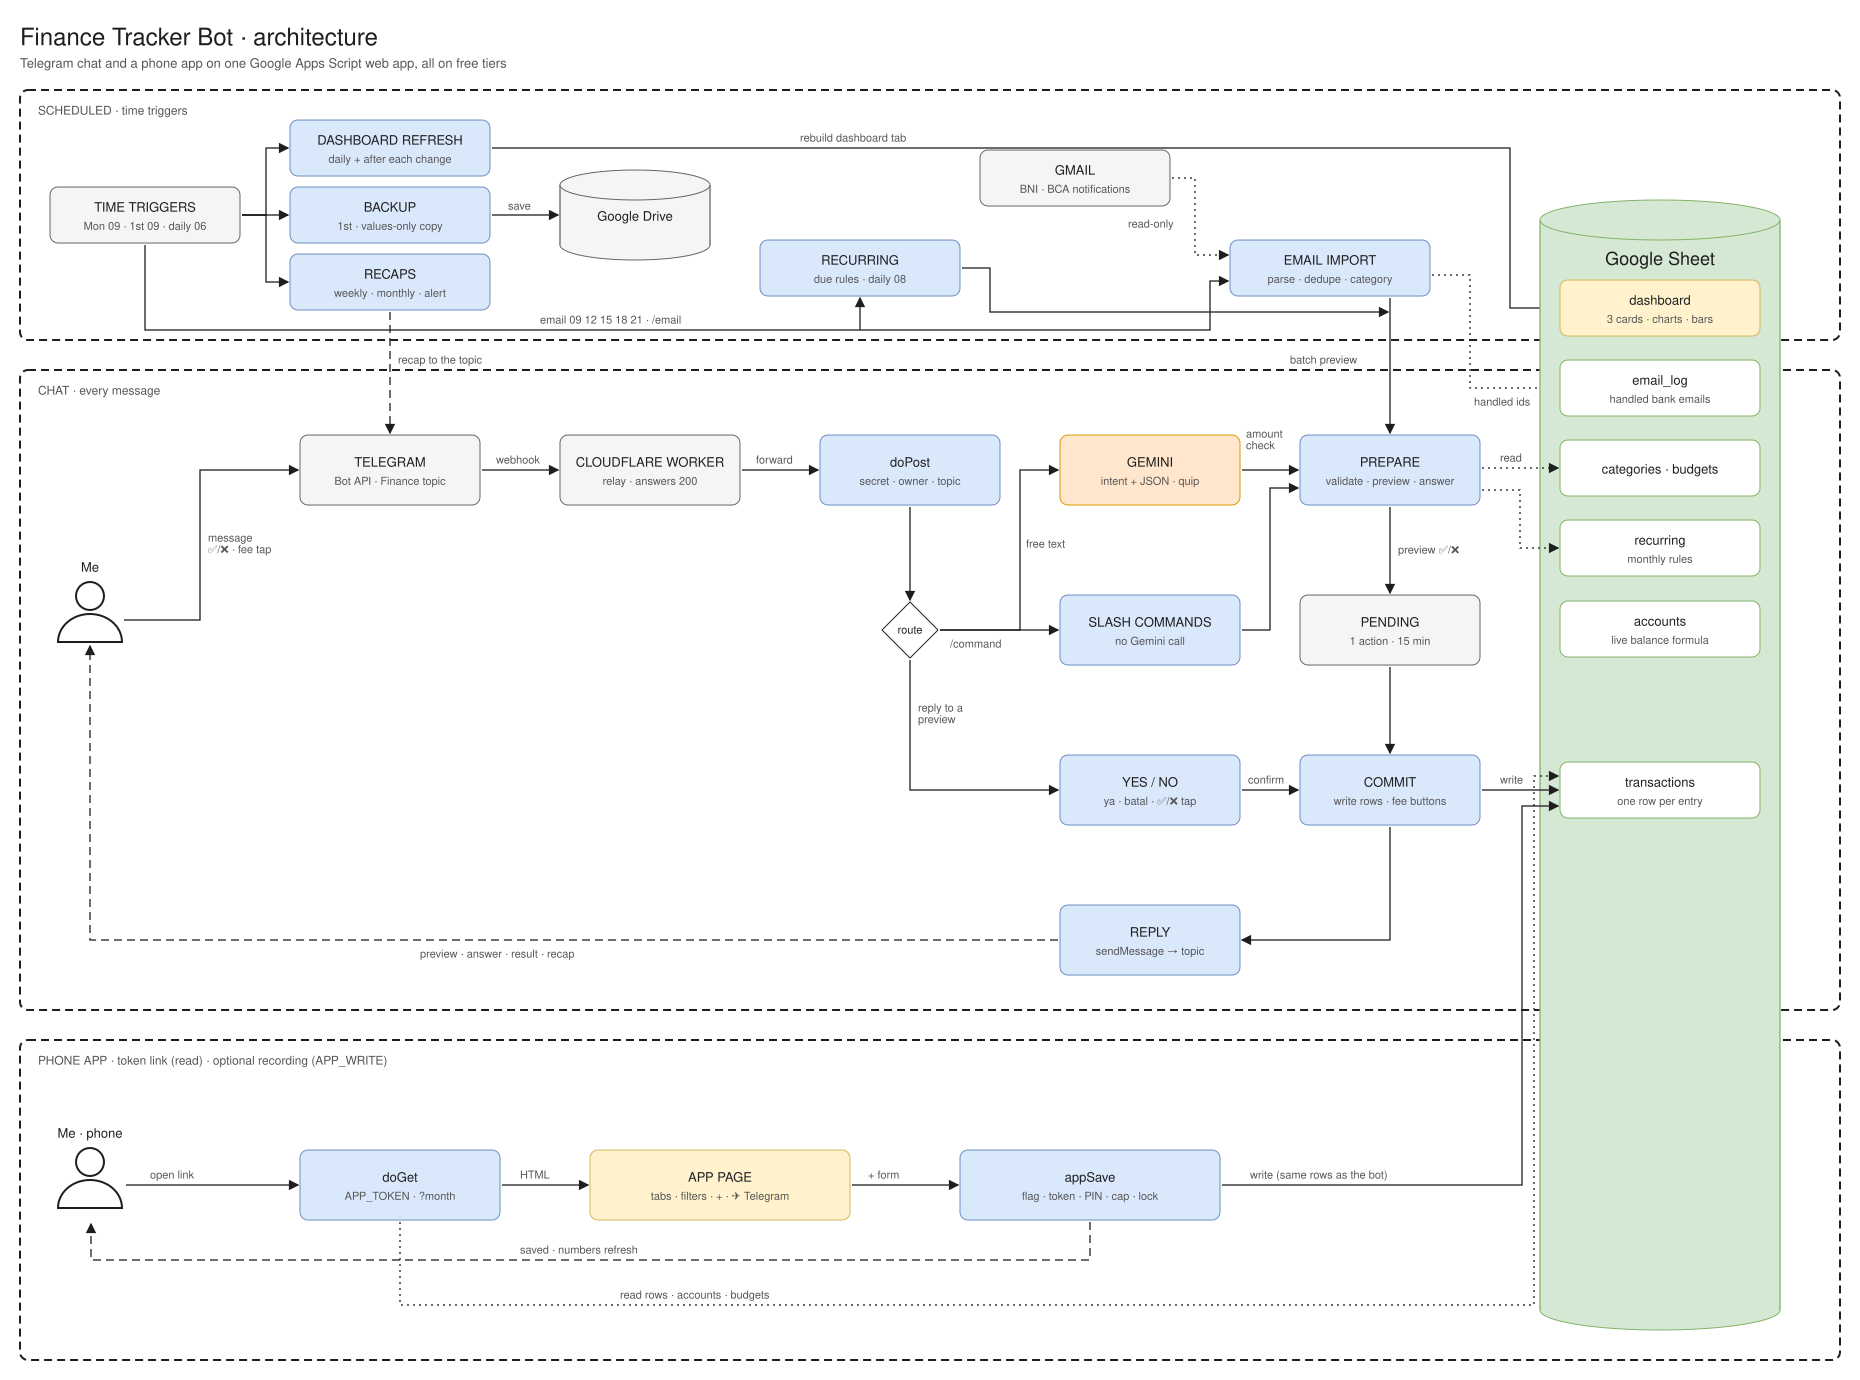

Python code for this plot:
"""Source of docs/architecture.excalidraw and docs/architecture.svg. Edit the layout here, then run:

    python3 docs/architecture.py

Uses the architecture-diagram skill (excalidraw_lib, render_svg).
"""
import os
import subprocess
import sys

HERE = os.path.dirname(os.path.abspath(__file__))
SKILL = os.path.join(HERE, '..', '..', '..', '.claude', 'skills', 'architecture-diagram', 'scripts')
sys.path.insert(0, SKILL)
from excalidraw_lib import Diagram  # noqa: E402

d = Diagram(seed=11)
d.title('Finance Tracker Bot · architecture', 'Telegram chat and a phone app on one Google Apps Script web app, all on free tiers')
d.lane(20, 0, 1820, 250, 'SCHEDULED · time triggers')
d.lane(20, 280, 1820, 640, 'CHAT · every message')
d.lane(20, 950, 1820, 320, 'PHONE APP · token link (read) · optional recording (APP_WRITE)')

# Scheduled lane
d.box(50, 97, 190, 56, 'service', 'TIME TRIGGERS', 'Mon 09 · 1st 09 · daily 06')
d.box(290, 30, 200, 56, 'code', 'DASHBOARD REFRESH', 'daily + after each change')
d.box(290, 97, 200, 56, 'code', 'BACKUP', '1st · values-only copy')
d.box(290, 164, 200, 56, 'code', 'RECAPS', 'weekly · monthly · alert')
d.cylinder(560, 80, 150, 90, 'service', label='Google Drive', cap=30)
d.arrow([(242, 125), (266, 125), (266, 58), (288, 58)])
d.arrow([(242, 125), (288, 125)])
d.arrow([(242, 125), (266, 125), (266, 192), (288, 192)])
d.arrow([(492, 125), (558, 125)], 'save', at=(508, 108))
d.arrow([(492, 58), (1510, 58), (1510, 218), (1558, 218)], 'rebuild dashboard tab', at=(800, 40))

# Bank email import: Gmail (read-only) -> parse, dedupe, category -> batch preview in the chat flow
d.box(980, 60, 190, 56, 'service', 'GMAIL', 'BNI · BCA notifications')
d.box(1230, 150, 200, 56, 'code', 'EMAIL IMPORT', 'parse · dedupe · category')
d.arrow([(1172, 88), (1195, 88), (1195, 165), (1228, 165)], 'read-only', at=(1128, 126), style='dotted')
d.arrow([(145, 155), (145, 240), (1210, 240), (1210, 191), (1228, 191)], 'email 09 12 15 18 21 · /email', at=(540, 222))
d.arrow([(1390, 208), (1390, 343)], 'batch preview', at=(1290, 262))
d.arrow([(1432, 185), (1470, 185), (1470, 298), (1558, 298)], 'handled ids', at=(1474, 304), style='dotted')

# Recurring entries: a daily trigger proposes the rules that are due; the batch joins the same approval flow
d.box(760, 150, 200, 56, 'code', 'RECURRING', 'due rules · daily 08')
d.arrow([(860, 240), (860, 208)])
d.arrow([(962, 178), (990, 178), (990, 222), (1388, 222)])

# The Sheet spans both lanes, its tabs inside
d.cylinder(1540, 110, 240, 1130, 'store', title='Google Sheet')
d.box(1560, 190, 200, 56, 'output', 'dashboard', '3 cards · charts · bars')
d.box(1560, 270, 200, 56, 'plain', 'email_log', 'handled bank emails')
d.box(1560, 350, 200, 56, 'plain', 'categories · budgets')
d.box(1560, 430, 200, 56, 'plain', 'recurring', 'monthly rules')
d.box(1560, 511, 200, 56, 'plain', 'accounts', 'live balance formula')
d.box(1560, 672, 200, 56, 'plain', 'transactions', 'one row per entry')

# Chat lane
d.person(58, 492, 'Me')
d.box(300, 345, 180, 70, 'service', 'TELEGRAM', 'Bot API · Finance topic')
d.box(560, 345, 180, 70, 'service', 'CLOUDFLARE WORKER', 'relay · answers 200')
d.box(820, 345, 180, 70, 'code', 'doPost', 'secret · owner · topic')
d.diamond(910, 540, 56, 'route')
d.box(1060, 345, 180, 70, 'ai', 'GEMINI', 'intent + JSON · quip')
d.box(1060, 505, 180, 70, 'code', 'SLASH COMMANDS', 'no Gemini call')
d.box(1060, 665, 180, 70, 'code', 'YES / NO', 'ya · batal · ✅/❌ tap')
d.box(1300, 345, 180, 70, 'code', 'PREPARE', 'validate · preview · answer')
d.box(1300, 505, 180, 70, 'service', 'PENDING', '1 action · 15 min')
d.box(1300, 665, 180, 70, 'code', 'COMMIT', 'write rows · fee buttons')
d.box(1060, 815, 180, 70, 'code', 'REPLY', 'sendMessage → topic')

d.arrow([(390, 222), (390, 343)], 'recap to the topic', at=(398, 262), style='dashed')
d.arrow([(124, 530), (200, 530), (200, 380), (298, 380)], 'message\n✅/❌ · fee tap', at=(208, 440))
d.arrow([(482, 380), (558, 380)], 'webhook', at=(496, 362))
d.arrow([(742, 380), (818, 380)], 'forward', at=(756, 362))
d.arrow([(910, 417), (910, 510)])
d.arrow([(940, 540), (1020, 540), (1020, 380), (1058, 380)], 'free text', at=(1026, 446))
d.arrow([(940, 540), (1058, 540)], '/command', at=(950, 546))
d.arrow([(910, 570), (910, 700), (1058, 700)], 'reply to a\npreview', at=(918, 610))
d.arrow([(1242, 380), (1298, 380)], 'amount\ncheck', at=(1246, 336))
d.arrow([(1242, 540), (1270, 540), (1270, 398), (1298, 398)])
d.arrow([(1390, 417), (1390, 503)], 'preview ✅/❌', at=(1398, 452))
d.arrow([(1390, 577), (1390, 663)])
d.arrow([(1242, 700), (1298, 700)], 'confirm', at=(1248, 682))
d.arrow([(1482, 378), (1558, 378)], 'read', at=(1500, 360), style='dotted')
d.arrow([(1482, 400), (1520, 400), (1520, 458), (1558, 458)], style='dotted')
d.arrow([(1482, 700), (1558, 700)], 'write', at=(1500, 682))
d.arrow([(1390, 737), (1390, 850), (1242, 850)])
d.arrow([(1058, 850), (90, 850), (90, 556)], 'preview · answer · result · recap', at=(420, 856), style='dashed')

# Phone app: one web app deployment; doGet reads, appSave (flag, token, PIN) writes the same rows the bot writes
d.person(58, 1058, 'Me · phone')
d.box(300, 1060, 200, 70, 'code', 'doGet', 'APP_TOKEN · ?month')
d.box(590, 1060, 260, 70, 'output', 'APP PAGE', 'tabs · filters · + · ✈ Telegram')
d.box(960, 1060, 260, 70, 'code', 'appSave', 'flag · token · PIN · cap · lock')
d.arrow([(126, 1095), (298, 1095)], 'open link', at=(150, 1077))
d.arrow([(502, 1095), (588, 1095)], 'HTML', at=(520, 1077))
d.arrow([(852, 1095), (958, 1095)], '+ form', at=(868, 1077))
d.arrow([(400, 1132), (400, 1215), (1534, 1215), (1534, 686), (1558, 686)], 'read rows · accounts · budgets', at=(620, 1197), style='dotted')
d.arrow([(1222, 1095), (1522, 1095), (1522, 716), (1558, 716)], 'write (same rows as the bot)', at=(1250, 1077))
d.arrow([(1090, 1132), (1090, 1170), (91, 1170), (91, 1134)], 'saved · numbers refresh', at=(520, 1152), style='dashed')

scene = os.path.join(HERE, 'architecture.excalidraw')
d.save(scene)
sys.exit(subprocess.run([sys.executable, os.path.join(SKILL, 'render_svg.py'), scene,
                         os.path.join(HERE, 'architecture.svg')] + sys.argv[1:]).returncode)
